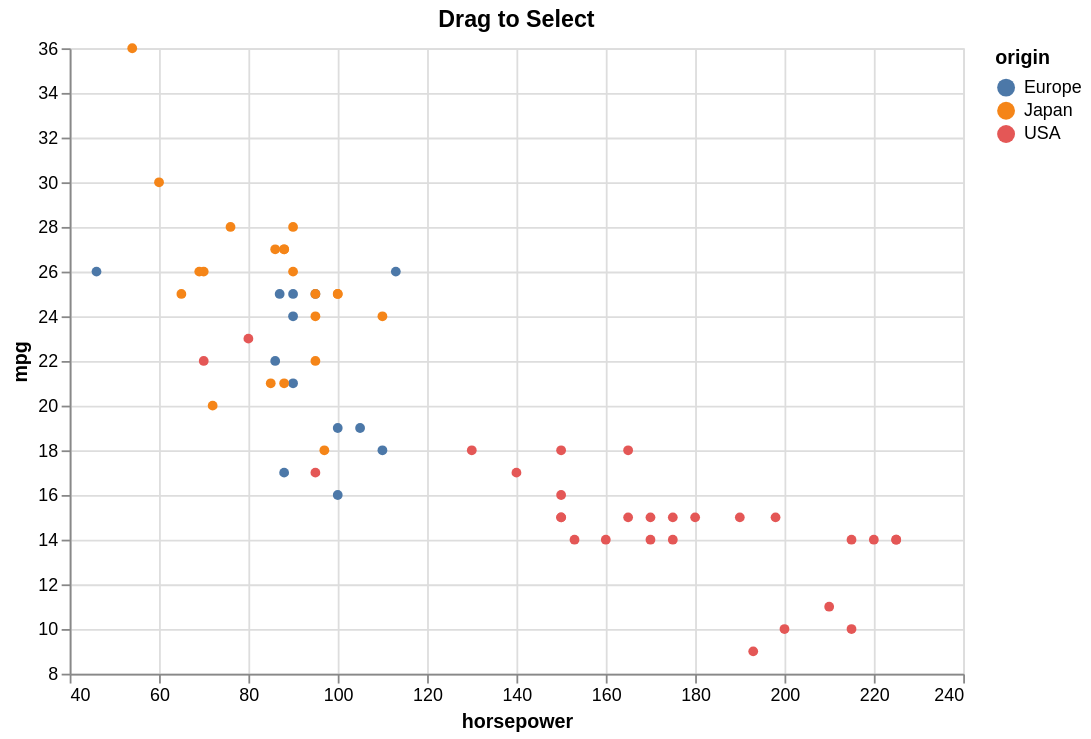

Here is the Vega-Lite specification saved for this chart:
### Vega-Lite specification from a JSON file in a GitHub repository (floating-point values rounded to 4 significant figures)
{"$schema": "https://vega.github.io/schema/vega-lite/v5.json", "config": {"axis": {"labelLimit": 0}, "header": {"labelLimit": 0}, "legend": {"labelLimit": 0}}, "data": {"values": [{"acceleration": 12.0, "cylinders": 8, "horsepower": 130, "mpg": 18, "origin": "USA", "weight": 3504}, {"acceleration": 11.5, "cylinders": 8, "horsepower": 165, "mpg": 15, "origin": "USA", "weight": 3693}, {"acceleration": 11.0, "cylinders": 8, "horsepower": 150, "mpg": 18, "origin": "USA", "weight": 3436}, {"acceleration": 12.0, "cylinders": 8, "horsepower": 150, "mpg": 16, "origin": "USA", "weight": 3433}, {"acceleration": 10.5, "cylinders": 8, "horsepower": 140, "mpg": 17, "origin": "USA", "weight": 3449}, {"acceleration": 10.0, "cylinders": 8, "horsepower": 198, "mpg": 15, "origin": "USA", "weight": 4341}, {"acceleration": 9.0, "cylinders": 8, "horsepower": 220, "mpg": 14, "origin": "USA", "weight": 4354}, {"acceleration": 8.5, "cylinders": 8, "horsepower": 215, "mpg": 14, "origin": "USA", "weight": 4312}, {"acceleration": 10.0, "cylinders": 8, "horsepower": 225, "mpg": 14, "origin": "USA", "weight": 4425}, {"acceleration": 8.5, "cylinders": 8, "horsepower": 190, "mpg": 15, "origin": "USA", "weight": 3850}, {"acceleration": 10.0, "cylinders": 8, "horsepower": 170, "mpg": 15, "origin": "USA", "weight": 3563}, {"acceleration": 8.0, "cylinders": 8, "horsepower": 160, "mpg": 14, "origin": "USA", "weight": 3609}, {"acceleration": 9.5, "cylinders": 8, "horsepower": 150, "mpg": 15, "origin": "USA", "weight": 3761}, {"acceleration": 10.0, "cylinders": 8, "horsepower": 225, "mpg": 14, "origin": "USA", "weight": 3086}, {"acceleration": 15.0, "cylinders": 4, "horsepower": 95, "mpg": 24, "origin": "Japan", "weight": 2372}, {"acceleration": 15.5, "cylinders": 4, "horsepower": 95, "mpg": 22, "origin": "Japan", "weight": 2833}, {"acceleration": 15.5, "cylinders": 4, "horsepower": 97, "mpg": 18, "origin": "Japan", "weight": 2774}, {"acceleration": 16.0, "cylinders": 4, "horsepower": 85, "mpg": 21, "origin": "Japan", "weight": 2587}, {"acceleration": 14.5, "cylinders": 4, "horsepower": 88, "mpg": 27, "origin": "Japan", "weight": 2130}, {"acceleration": 20.5, "cylinders": 4, "horsepower": 46, "mpg": 26, "origin": "Europe", "weight": 1835}, {"acceleration": 17.5, "cylinders": 4, "horsepower": 87, "mpg": 25, "origin": "Europe", "weight": 2672}, {"acceleration": 15.0, "cylinders": 4, "horsepower": 90, "mpg": 24, "origin": "Europe", "weight": 2430}, {"acceleration": 17.5, "cylinders": 4, "horsepower": 95, "mpg": 25, "origin": "Europe", "weight": 2375}, {"acceleration": 15.5, "cylinders": 4, "horsepower": 113, "mpg": 26, "origin": "Europe", "weight": 2234}, {"acceleration": 18.5, "cylinders": 4, "horsepower": 90, "mpg": 21, "origin": "Europe", "weight": 2648}, {"acceleration": 14.0, "cylinders": 8, "horsepower": 215, "mpg": 10, "origin": "USA", "weight": 4615}, {"acceleration": 13.0, "cylinders": 8, "horsepower": 200, "mpg": 10, "origin": "USA", "weight": 4376}, {"acceleration": 13.5, "cylinders": 8, "horsepower": 210, "mpg": 11, "origin": "USA", "weight": 4382}, {"acceleration": 18.0, "cylinders": 8, "horsepower": 193, "mpg": 9, "origin": "USA", "weight": 4732}, {"acceleration": 14.5, "cylinders": 4, "horsepower": 88, "mpg": 27, "origin": "Japan", "weight": 2130}, {"acceleration": 13.5, "cylinders": 4, "horsepower": 90, "mpg": 28, "origin": "Japan", "weight": 2264}, {"acceleration": 15.5, "cylinders": 4, "horsepower": 95, "mpg": 25, "origin": "Japan", "weight": 2228}, {"acceleration": 19.0, "cylinders": 4, "horsepower": 100, "mpg": 25, "origin": "Japan", "weight": 2046}, {"acceleration": 13.0, "cylinders": 4, "horsepower": 105, "mpg": 19, "origin": "Europe", "weight": 2634}, {"acceleration": 15.5, "cylinders": 4, "horsepower": 100, "mpg": 16, "origin": "Europe", "weight": 2702}, {"acceleration": 16.5, "cylinders": 4, "horsepower": 88, "mpg": 17, "origin": "Europe", "weight": 2875}, {"acceleration": 17.0, "cylinders": 4, "horsepower": 100, "mpg": 19, "origin": "Europe", "weight": 2901}, {"acceleration": 11.0, "cylinders": 6, "horsepower": 165, "mpg": 18, "origin": "USA", "weight": 3353}, {"acceleration": 11.5, "cylinders": 6, "horsepower": 175, "mpg": 14, "origin": "USA", "weight": 3169}, {"acceleration": 12.5, "cylinders": 6, "horsepower": 153, "mpg": 14, "origin": "USA", "weight": 2906}, {"acceleration": 13.5, "cylinders": 6, "horsepower": 150, "mpg": 15, "origin": "USA", "weight": 3380}, {"acceleration": 12.0, "cylinders": 8, "horsepower": 180, "mpg": 15, "origin": "USA", "weight": 3740}, {"acceleration": 11.0, "cylinders": 8, "horsepower": 170, "mpg": 14, "origin": "USA", "weight": 4080}, {"acceleration": 11.5, "cylinders": 8, "horsepower": 175, "mpg": 15, "origin": "USA", "weight": 3645}, {"acceleration": 14.0, "cylinders": 4, "horsepower": 110, "mpg": 24, "origin": "Japan", "weight": 2585}, {"acceleration": 19.0, "cylinders": 4, "horsepower": 72, "mpg": 20, "origin": "Japan", "weight": 2310}, {"acceleration": 15.0, "cylinders": 4, "horsepower": 100, "mpg": 25, "origin": "Japan", "weight": 2472}, {"acceleration": 16.0, "cylinders": 4, "horsepower": 88, "mpg": 21, "origin": "Japan", "weight": 2265}, {"acceleration": 19.5, "cylinders": 4, "horsepower": 86, "mpg": 27, "origin": "Japan", "weight": 2110}, {"acceleration": 14.5, "cylinders": 4, "horsepower": 90, "mpg": 26, "origin": "Japan", "weight": 2800}, {"acceleration": 19.5, "cylinders": 4, "horsepower": 70, "mpg": 26, "origin": "Japan", "weight": 2110}, {"acceleration": 17.0, "cylinders": 4, "horsepower": 76, "mpg": 28, "origin": "Japan", "weight": 2085}, {"acceleration": 17.0, "cylinders": 4, "horsepower": 65, "mpg": 25, "origin": "Japan", "weight": 2245}, {"acceleration": 15.0, "cylinders": 4, "horsepower": 69, "mpg": 26, "origin": "Japan", "weight": 1965}, {"acceleration": 17.0, "cylinders": 4, "horsepower": 60, "mpg": 30, "origin": "Japan", "weight": 1755}, {"acceleration": 14.0, "cylinders": 6, "horsepower": 70, "mpg": 22, "origin": "USA", "weight": 2815}, {"acceleration": 12.5, "cylinders": 6, "horsepower": 95, "mpg": 17, "origin": "USA", "weight": 3210}, {"acceleration": 13.5, "cylinders": 6, "horsepower": 80, "mpg": 23, "origin": "USA", "weight": 3380}, {"acceleration": 15.5, "cylinders": 4, "horsepower": 54, "mpg": 36, "origin": "Japan", "weight": 1760}, {"acceleration": 14.0, "cylinders": 4, "horsepower": 90, "mpg": 25, "origin": "Europe", "weight": 2130}, {"acceleration": 15.5, "cylinders": 4, "horsepower": 86, "mpg": 22, "origin": "Europe", "weight": 2205}, {"acceleration": 13.5, "cylinders": 4, "horsepower": 110, "mpg": 18, "origin": "Europe", "weight": 2245}]}, "encoding": {"color": {"field": "origin", "type": "nominal"}, "opacity": {"condition": {"param": "brush", "value": 1}, "value": 0.1}, "tooltip": [{"field": "mpg", "type": "quantitative"}, {"field": "origin", "type": "nominal"}, {"field": "horsepower", "type": "quantitative"}], "x": {"field": "horsepower", "scale": {"zero": false}, "type": "quantitative"}, "y": {"field": "mpg", "scale": {"zero": false}, "type": "quantitative"}}, "height": 350, "mark": {"filled": true, "type": "point"}, "params": [{"name": "brush", "select": "interval"}], "title": "Drag to Select", "width": 500}
